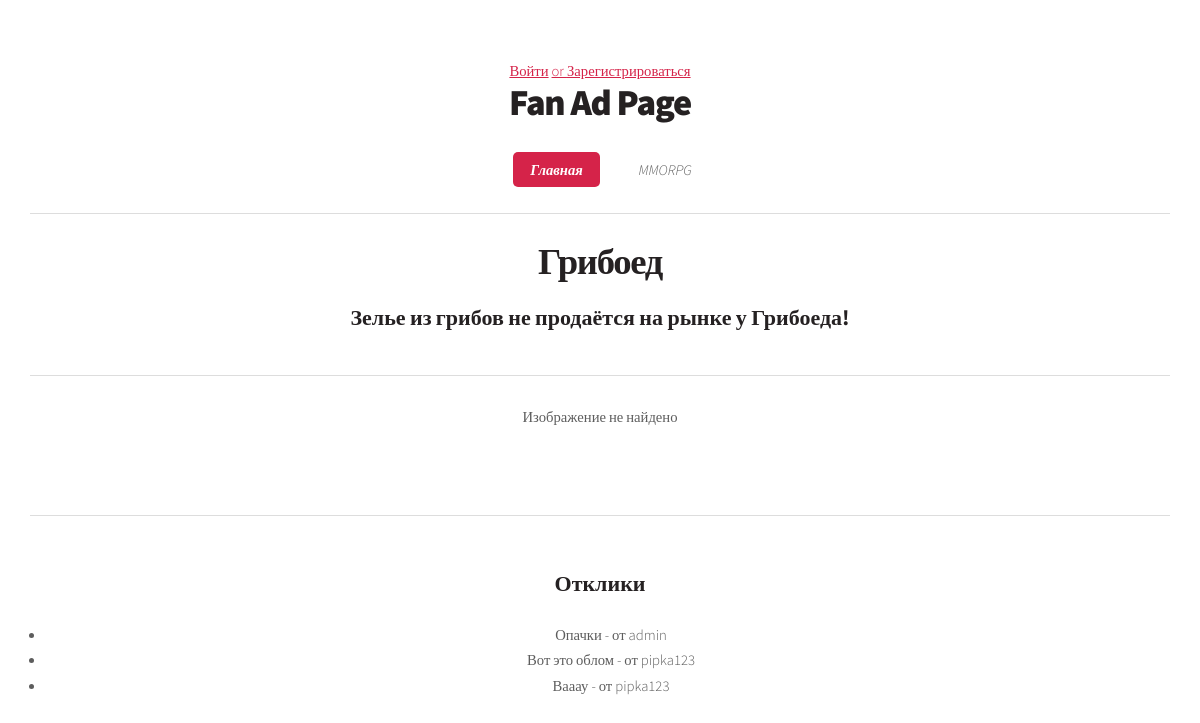
/2, run on the app's committed database.
### fan_site/models.py (models this page shows, shortened)
class Ad(models.Model):
    title = models.CharField(max_length=64, unique=True)
    text = RichTextField()
    date_creation = models.DateTimeField(auto_now_add=True)
    date_update = models.DateTimeField(auto_now=True)
    category = models.ForeignKey('Category', on_delete=models.CASCADE)
    user = models.ForeignKey(User, on_delete=models.CASCADE, null=False)
    upload = models.FileField(upload_to='uploads/')

class AdResponse(models.Model):
    user = models.ForeignKey(User, on_delete=models.CASCADE)
    text = models.TextField()
    ad = models.ForeignKey('Ad', on_delete=models.CASCADE, related_name='responses')
    date_creation = models.DateTimeField(auto_now_add=True)
    accepted = models.BooleanField(default=False)

### fan_site/views.py (the view)
# urls.py: path('<int:pk>', AdDetail.as_view(), name='ad_detail'),
class AdDetail(DetailView):
    model = Ad
    template_name = 'ad.html'
    context_object_name = 'ad'
    queryset = Ad.objects.all()
    def get_context_data(self, **kwargs):
        context = super().get_context_data(**kwargs)
        context['responses'] = self.object.responses.all()
        return context

### templates/ad.html (shortened to what this page needs)
{% extends 'index.html' %}
{% block content %}
<hr>
<h1>{{ ad.title }}</h1>
<br>
<h2>{{ ad.text}}</h2>
<hr>
{% if ad.upload %}
<img src="{{ ad.upload.url }}" alt="{{ ad.title }}">
{% else %}
    <p>Изображение не найдено</p>
{% endif %}
<br>
<hr>
<br>
<h2>Отклики</h2>
<br>
    <ul>
        {% for response in ad.responses.all %}
            {% if response.accepted %}
            <li>{{ response.text }} - от {{ response.user }}</li>
            {% endif %}
        {% empty %}
            <li>Откликов нет.</li>
        {% endfor %}
    </ul>
{% endblock content %}

### static/css/main.css (style rules this page uses)
html, body, div, span, applet, object, iframe, h1, h2, h3, h4, h5, h6, p, blockquote, pre, a, abbr, acronym, address, big, cite, code, del, dfn, em, img, ins, kbd, q, s, samp, small, strike, strong, sub, sup, tt, var, b, u, i, center, dl, dt, dd, ol, ul, li, fieldset, form, label, legend, table, caption, tbody, tfoot, thead, tr, th, td, article, aside, canvas, details, embed, figure, figcaption, footer, header, hgroup, menu, nav, output, ruby, section, summary, time, mark, audio, video { margin: 0; padding: 0; border: 0; font-size: 100%; font: inherit; vertical-align: baseline; }
body { line-height: 1; }
ol, ul { list-style: none; }
body { -webkit-text-size-adjust: none; }
html { box-sizing: border-box; }
*, *:before, *:after { box-sizing: inherit; }
body { background: #252122; background-image: url("images/bg02.png"); }
body.is-preload *, body.is-preload *:before, body.is-preload *:after { -moz-animation: none !important; -webkit-animation: none !important; -ms-animation: none !important; animation: none !important; -moz-transition: none !important; -webkit-transition: none !important; -ms-transition: none !important; transition: none !important; }
body, input, textarea, select { font-family: 'Source Sans Pro'; font-weight: 300; color: #5d5d5d; font-size: 14pt; line-height: 1.75em; }
h1, h2, h3, h4, h5, h6 { color: #252122; font-weight: 700; }
h2 { font-size: 1.5em; }
hr { border: 0; border-top: solid 1px #dddddd; height: 1px; margin: 2em 0 2em 0; }
p, ul, ol, dl, table { margin-bottom: 2em; }
ul { list-style: disc; padding-left: 1em; }
ul li { padding-left: 0.5em; }
#header h1 { color: #252122; font-weight: 900; font-size: 2.5em; letter-spacing: -0.035em; line-height: 1; }
@media screen and (max-width: 1680px) { body, input, textarea, select { font-size: 12pt; } }
@media screen and (max-width: 1280px) { body, input, textarea, select { font-size: 11pt; } }

### data on the page
Ad: title "Грибоед", text "Зелье из грибов не продаётся на рынке у Грибоеда!"
AdResponse: text "Опачки", user "admin"
AdResponse: text "Вот это облом", user "pipka123"
AdResponse: text "Вааау", user "pipka123"
